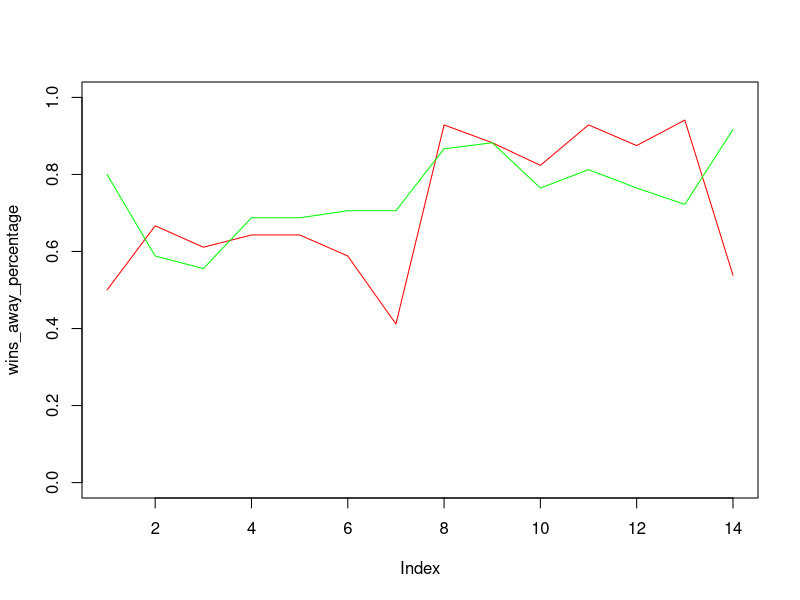

Recreate this plot in R.
#TEST JULKA
data <- read.csv("Mens-Volleyball-PlusLiga-2008-2023.csv")

data2 <- cbind(data.frame(do.call('rbind', strsplit(as.character(data$Date),', ',fixed=TRUE))), data[,-1])
colnames(data2) <- c("Date", "Hour", colnames(data2)[3:length(colnames(data2))])
data2$Date <- as.Date(data2$Date, format="%d.%m.%Y")

season22_23 <- data2[data2$Date < "2023-08-01" & data2$Date > "2022-08-01",]

season21_22 <- data2[data2$Date < "2022-08-01" & data2$Date > "2021-08-01",]

season20_21 <- data2[data2$Date < "2021-08-01" & data2$Date > "2020-08-01",]

#season19_20 <- data2[data2$Date < "2020-08-01" & data2$Date > "2019-08-01",]

season18_19 <- data2[data2$Date < "2019-08-01" & data2$Date > "2018-08-01",]

season17_18 <- data2[data2$Date < "2018-08-01" & data2$Date > "2017-08-01",]

season16_17 <- data2[data2$Date < "2017-08-01" & data2$Date > "2016-08-01",]

season15_16 <- data2[data2$Date < "2016-08-01" & data2$Date > "2015-08-01",]

season14_15 <- data2[data2$Date < "2015-08-01" & data2$Date > "2014-08-01",]

season13_14 <- data2[data2$Date < "2014-08-01" & data2$Date > "2013-08-01",]

season12_13 <- data2[data2$Date < "2013-08-01" & data2$Date > "2012-08-01",]

season11_12 <- data2[data2$Date < "2012-08-01" & data2$Date > "2011-08-01",]

season10_11 <- data2[data2$Date < "2011-08-01" & data2$Date > "2010-08-01",]

season09_10 <- data2[data2$Date < "2010-08-01" & data2$Date > "2009-08-01",]

season08_09 <- data2[data2$Date < "2009-08-01" & data2$Date > "2008-08-01",]

seasons <- list(season08_09, season09_10, season10_11, season11_12,
                season12_13, season13_14, season14_15, season15_16,
                season16_17, season17_18, season18_19,
                season20_21, season21_22, season22_23)


teams <- unique(data2$Team_1)

#Wybierzmy drużynę i
i <- 15

team_matches_home <- list()
team_matches_away <- list()
for (j in 1:14){
  team_matches_home[[j]] <- seasons[[j]][seasons[[j]]$Team_1 == teams[i],]
  team_matches_away[[j]] <- seasons[[j]][seasons[[j]]$Team_2 == teams[i],]
}

wins_home <- c()
loses_home <- c()
for (j in 1:14){
  wins_home[j] <- sum(team_matches_home[[j]]$Winner)
  loses_home[j] <- nrow(team_matches_home[[j]]) - wins_home[j]
}

wins_away <- c()
loses_away <- c()
for (j in 1:14){
  loses_away[j] <- sum(team_matches_away[[j]]$Winner)
  wins_away[j] <- nrow(team_matches_away[[j]]) - loses_away[j]
}

wins_away_percentage <- c()
loses_away_percentage <-c()
wins_home_percentage <- c()
loses_home_percentage <-c()
for (j in 1:14){
  wins_away_percentage <- c(wins_away_percentage,
                            (loses_away[j]/(0.0000001+nrow(team_matches_away[[j]]))))
  loses_away_percentage <- c(loses_away_percentage,
                             (wins_away[j]/(0.0000001+nrow(team_matches_away[[j]]))))
  wins_home_percentage <- c(wins_home_percentage,
                            (loses_home[j]/(0.0000001+nrow(team_matches_home[[j]]))))
  loses_home_percentage <- c(loses_home_percentage,
                             (wins_home[j]/(0.0000001+nrow(team_matches_home[[j]]))))
}
plot(wins_away_percentage, type='l', ylim=c(0,1), col='red')
lines(wins_home_percentage, col='green')
